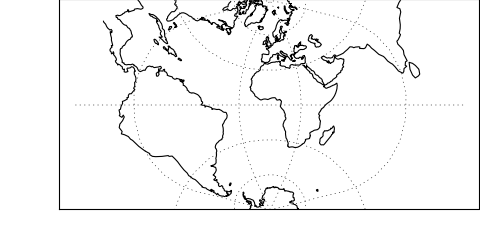

The Python source for this figure:
import matplotlib.pyplot as plt
import cartopy.crs as ccrs

plt.figure(figsize=(6, 3))
delta = 0.125
ax = plt.axes([0+delta, 0+delta, 1-delta, 1-delta], projection=ccrs.TransverseMercator())
#ax.set_global()
ax.coastlines()
ax.gridlines()
